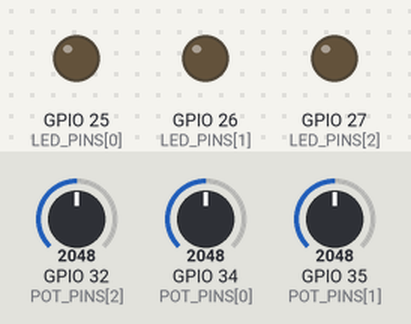
A sketch run on a simulated ESP32. On the bench: output pins drawn as LEDs (lit = HIGH). The test bench sets the inputs (shaded band); at power-on: GPIO 32 (POT_PINS[2]) = 2048, GPIO 34 (POT_PINS[0]) = 2048, GPIO 35 (POT_PINS[1]) = 2048. WiFi joins after 1.5 s; servers stay silent unless stated; uploads are accepted with an empty reply; what the sketch prints to the serial monitor is not drawn.

Above: at 0.0 s.
At 0.9 s:
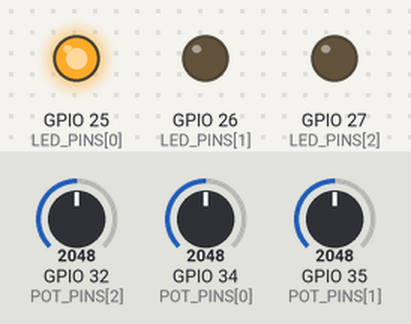
At 1.5 s:
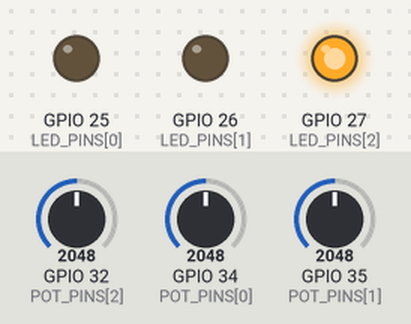
Timing chart, 0 to 3.1 s (numbered marks = the images above):
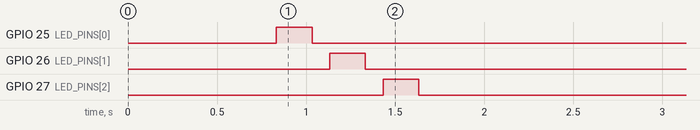

The sketch:

ecomonitor_esp32.ino
```cpp
/*
 * ============================================================
 * EcoMonitor IoT — ESP32 Firmware v2.0
 * ============================================================
 *
 * 3 potenciómetros simulan potencia de 3 máquinas industriales.
 * 3 LEDs son controlados remotamente desde el dashboard.
 *
 * Conexiones:
 *   GPIO34 (ADC) ── POT 1 (Máquina CNC A / br01) ── 3.3V / GND
 *   GPIO35 (ADC) ── POT 2 (Compresor B    / br02) ── 3.3V / GND
 *   GPIO32 (ADC) ── POT 3 (Panel Solar C  / br03) ── 3.3V / GND
 *   GPIO25       ── [220Ω] ── LED 1 ── GND
 *   GPIO26       ── [220Ω] ── LED 2 ── GND
 *   GPIO27       ── [220Ω] ── LED 3 ── GND
 *
 * Librerías (instalar desde Arduino Library Manager):
 *   - ArduinoJson  v7+  (Benoit Blanchon)
 *   - WiFi         (incluida con ESP32)
 *   - HTTPClient   (incluida con ESP32)
 *
 * ============================================================
 */

#include <WiFi.h>
#include <HTTPClient.h>
#include <ArduinoJson.h>

// ═══════════════════════════════════════════════════════════════
// CONFIGURACIÓN — Editar antes de subir al ESP32
// ═══════════════════════════════════════════════════════════════

const char* WIFI_SSID      = "TU_RED_WIFI";
const char* WIFI_PASSWORD  = "TU_CONTRASEÑA_WIFI";

// URL base del dashboard (sin barra final)
// Desarrollo con ngrok: "https://xxxx.ngrok-free.app"
// Vercel:               "https://tu-dashboard.vercel.app"
const char* DASHBOARD_URL  = "https://tu-dashboard.vercel.app";
const char* IOT_SECRET     = "ecomonitor-iot-secret";

// ═══════════════════════════════════════════════════════════════
// PINES
// ═══════════════════════════════════════════════════════════════

const int POT_PINS[3] = { 34, 35, 32 };
const int LED_PINS[3] = { 25, 26, 27 };
const char* BRANCH_IDS[3] = { "br01", "br02", "br03" };
const int NUM_MACHINES = 3;

// ═══════════════════════════════════════════════════════════════
// PARÁMETROS
// ═══════════════════════════════════════════════════════════════

const unsigned long SEND_INTERVAL    = 30000;  // 30 s — envío normal
const unsigned long CONTROL_INTERVAL = 5000;   // 5 s  — polling LEDs
const unsigned long SERIAL_INTERVAL  = 2000;   // 2 s  — log serial

const float MAX_POWER_KW    = 1.0;   // kW máximo por máquina
const float VOLTAGE_SIM     = 120.0; // Voltaje simulado (V)
const float POWER_FACTOR_SIM = 0.92; // Factor de potencia simulado

// ═══════════════════════════════════════════════════════════════
// BUFFER OFFLINE — guarda lecturas cuando no hay WiFi
// ═══════════════════════════════════════════════════════════════

// Capacidad: 48 entradas × 30 s = 24 minutos de datos offline
#define BUFFER_SIZE 48

struct MachineReading {
  float powerKw;
  float currentA;
};

struct BufferEntry {
  MachineReading machines[3]; // Una lectura por máquina
  unsigned long captureMillis; // millis() al momento de captura
  bool valid;
};

BufferEntry offlineBuffer[BUFFER_SIZE];
int bufferHead = 0;  // Próxima posición de escritura
int bufferCount = 0; // Entradas actualmente almacenadas

// ═══════════════════════════════════════════════════════════════
// ESTADO GLOBAL
// ═══════════════════════════════════════════════════════════════

unsigned long lastSendMs    = 0;
unsigned long lastControlMs = 0;
unsigned long lastSerialMs  = 0;

float currentPowerKw[3]  = { 0 };
float currentCurrentA[3] = { 0 };

bool wifiConnected = false;

// ═══════════════════════════════════════════════════════════════
// SETUP
// ═══════════════════════════════════════════════════════════════

void setup() {
  Serial.begin(115200);
  delay(800);

  Serial.println("\n╔═══════════════════════════════════════════╗");
  Serial.println("║   EcoMonitor IoT — ESP32 v2.0            ║");
  Serial.println("║   SmartFactory Energy Hub                ║");
  Serial.println("╚═══════════════════════════════════════════╝\n");

  // Inicializar pines LED
  for (int i = 0; i < NUM_MACHINES; i++) {
    pinMode(LED_PINS[i], OUTPUT);
    digitalWrite(LED_PINS[i], LOW);
  }

  // Inicializar buffer
  initBuffer();

  // Test secuencial de LEDs
  Serial.println("🔧 Test LEDs...");
  for (int i = 0; i < NUM_MACHINES; i++) {
    digitalWrite(LED_PINS[i], HIGH);
    delay(200);
    digitalWrite(LED_PINS[i], LOW);
    delay(100);
  }

  // Conectar WiFi
  connectWiFi();

  Serial.println("\n✅ Listo. Intervalo de envío: 30 segundos");
  Serial.printf("📡 Dashboard: %s\n", DASHBOARD_URL);
  Serial.printf("💾 Buffer offline: %d entradas (~%.0f min)\n",
                BUFFER_SIZE, (BUFFER_SIZE * SEND_INTERVAL / 1000.0) / 60.0);
  Serial.println("─────────────────────────────────────────────");
}

// ═══════════════════════════════════════════════════════════════
// LOOP
// ═══════════════════════════════════════════════════════════════

void loop() {
  unsigned long now = millis();

  // Reconectar WiFi si es necesario
  if (WiFi.status() != WL_CONNECTED) {
    wifiConnected = false;
    connectWiFi();
  }

  // Leer sensores (siempre)
  readPotentiometers();

  // Log serial
  if (now - lastSerialMs >= SERIAL_INTERVAL) {
    lastSerialMs = now;
    printStatus();
  }

  // Enviar datos (cada 30 segundos)
  if (now - lastSendMs >= SEND_INTERVAL || lastSendMs == 0) {
    lastSendMs = now;
    handleSendCycle();
  }

  // Polling LEDs (cada 5 segundos, solo si hay WiFi)
  if (wifiConnected && now - lastControlMs >= CONTROL_INTERVAL) {
    lastControlMs = now;
    checkLedControl();
  }

  delay(100);
}

// ═══════════════════════════════════════════════════════════════
// BUFFER CIRCULAR
// ═══════════════════════════════════════════════════════════════

void initBuffer() {
  for (int i = 0; i < BUFFER_SIZE; i++) {
    offlineBuffer[i].valid = false;
  }
  bufferHead  = 0;
  bufferCount = 0;
  Serial.printf("💾 Buffer inicializado: %d slots × 30s = %.0f min offline\n",
                BUFFER_SIZE, (BUFFER_SIZE * 30.0) / 60.0);
}

// Agregar la lectura actual al buffer
void pushToBuffer() {
  int idx = bufferHead % BUFFER_SIZE;
  offlineBuffer[idx].captureMillis = millis();
  for (int i = 0; i < NUM_MACHINES; i++) {
    offlineBuffer[idx].machines[i].powerKw  = currentPowerKw[i];
    offlineBuffer[idx].machines[i].currentA = currentCurrentA[i];
  }
  offlineBuffer[idx].valid = true;

  bufferHead = (bufferHead + 1) % BUFFER_SIZE;

  if (bufferCount < BUFFER_SIZE) {
    bufferCount++;
  }
  // Si bufferCount == BUFFER_SIZE, el buffer está lleno y sobreescribe la más antigua
}

// Enviar y vaciar el buffer completo
bool flushBuffer() {
  if (bufferCount == 0) return true;

  Serial.printf("📦 Vaciando buffer: %d lecturas pendientes...\n", bufferCount);

  unsigned long nowMs  = millis();
  int flushed = 0;
  int failed  = 0;

  // Calcular índice de la entrada más antigua
  int startIdx = (bufferHead - bufferCount + BUFFER_SIZE) % BUFFER_SIZE;

  for (int i = 0; i < bufferCount; i++) {
    int idx = (startIdx + i) % BUFFER_SIZE;
    if (!offlineBuffer[idx].valid) continue;

    // Calcular cuánto hace que se capturó (en segundos)
    unsigned long ageMs = nowMs - offlineBuffer[idx].captureMillis;

    // Construir payload con offset_seconds_ago para que el servidor
    // pueda reconstruir el timestamp histórico
    String payload = buildPayload(
      offlineBuffer[idx].machines,
      (long)(ageMs / 1000)   // segundos en el pasado
    );

    bool ok = postToServer(payload);
    if (ok) {
      offlineBuffer[idx].valid = false;
      flushed++;
      delay(200); // pausa entre peticiones para no saturar
    } else {
      failed++;
      // Mantener las entradas fallidas en el buffer (ya están ahí)
    }
  }

  if (failed == 0) {
    // Todo enviado — resetear buffer
    bufferCount = 0;
    bufferHead  = 0;
    Serial.printf("   ✅ Buffer vaciado: %d lecturas enviadas\n", flushed);
    return true;
  } else {
    // Actualizar conteo (solo quitan las enviadas)
    bufferCount = failed;
    Serial.printf("   ⚠️  Buffer parcial: %d enviadas, %d pendientes\n", flushed, failed);
    return false;
  }
}

// ═══════════════════════════════════════════════════════════════
// CICLO DE ENVÍO
// ═══════════════════════════════════════════════════════════════

void handleSendCycle() {
  if (!wifiConnected) {
    // Sin WiFi → guardar en buffer
    pushToBuffer();
    Serial.printf("📵 Sin WiFi — Guardado en buffer [%d/%d]\n", bufferCount, BUFFER_SIZE);
    return;
  }

  // Primero, vaciar el buffer si hay entradas pendientes
  if (bufferCount > 0) {
    flushBuffer();
  }

  // Luego enviar la lectura actual
  MachineReading current[3];
  for (int i = 0; i < NUM_MACHINES; i++) {
    current[i].powerKw  = currentPowerKw[i];
    current[i].currentA = currentCurrentA[i];
  }

  String payload = buildPayload(current, 0); // 0 = ahora mismo
  bool ok = postToServer(payload);

  if (!ok) {
    // Si falló, guardar en buffer para el próximo ciclo
    pushToBuffer();
    Serial.printf("   ⚠️  Guardado en buffer [%d/%d]\n", bufferCount, BUFFER_SIZE);
  }
}

// ═══════════════════════════════════════════════════════════════
// CONSTRUCCIÓN DEL PAYLOAD JSON
// ═══════════════════════════════════════════════════════════════

String buildPayload(MachineReading readings[3], long secondsAgo) {
  JsonDocument doc;
  doc["seconds_ago"] = secondsAgo; // El servidor usa esto para reconstruir el timestamp

  JsonArray arr = doc["machines"].to<JsonArray>();

  for (int i = 0; i < NUM_MACHINES; i++) {
    JsonObject m = arr.add<JsonObject>();
    m["branch_id"]    = BRANCH_IDS[i];
    m["power_kw"]     = roundToDecimal(readings[i].powerKw, 4);
    m["voltage_v"]    = VOLTAGE_SIM;
    m["current_a"]    = roundToDecimal(readings[i].currentA, 4);
    m["power_factor"] = POWER_FACTOR_SIM;
  }

  String out;
  serializeJson(doc, out);
  return out;
}

// ═══════════════════════════════════════════════════════════════
// ENVÍO HTTP
// ═══════════════════════════════════════════════════════════════

bool postToServer(const String& payload) {
  HTTPClient http;
  String url = String(DASHBOARD_URL) + "/api/iot/ingest";

  http.begin(url);
  http.addHeader("Content-Type", "application/json");
  http.addHeader("x-iot-secret", IOT_SECRET);
  http.setTimeout(8000); // 8 seg timeout

  int code = http.POST(payload);
  bool ok  = (code >= 200 && code < 300);

  if (ok) {
    Serial.printf("   ✅ HTTP %d → Datos enviados\n", code);
  } else {
    Serial.printf("   ❌ HTTP %d → %s\n", code,
                  code < 0 ? http.errorToString(code).c_str() : "Error del servidor");
  }

  http.end();
  return ok;
}

// ═══════════════════════════════════════════════════════════════
// LECTURA DE SENSORES
// ═══════════════════════════════════════════════════════════════

void readPotentiometers() {
  for (int i = 0; i < NUM_MACHINES; i++) {
    int raw = analogRead(POT_PINS[i]);
    currentPowerKw[i]  = (raw / 4095.0) * MAX_POWER_KW;
    currentCurrentA[i] = (currentPowerKw[i] * 1000.0) / VOLTAGE_SIM;
  }
}

// ═══════════════════════════════════════════════════════════════
// CONTROL DE LEDs
// ═══════════════════════════════════════════════════════════════

void checkLedControl() {
  HTTPClient http;

  for (int i = 0; i < NUM_MACHINES; i++) {
    String url = String(DASHBOARD_URL) + "/api/iot/control?device_id=" + BRANCH_IDS[i];
    http.begin(url);
    http.setTimeout(4000);

    int code = http.GET();
    if (code == 200) {
      String resp = http.getString();
      JsonDocument doc;
      if (!deserializeJson(doc, resp)) {
        bool on = doc["led_on"].as<bool>();
        digitalWrite(LED_PINS[i], on ? HIGH : LOW);
      }
    }
    http.end();
    delay(50);
  }
}

// ═══════════════════════════════════════════════════════════════
// WIFI
// ═══════════════════════════════════════════════════════════════

void connectWiFi() {
  if (WiFi.status() == WL_CONNECTED) {
    wifiConnected = true;
    return;
  }

  Serial.printf("📶 Conectando a \"%s\"", WIFI_SSID);
  WiFi.begin(WIFI_SSID, WIFI_PASSWORD);

  for (int i = 0; i < 20; i++) {
    if (WiFi.status() == WL_CONNECTED) break;
    delay(500);
    Serial.print(".");
  }
  Serial.println();

  if (WiFi.status() == WL_CONNECTED) {
    wifiConnected = true;
    Serial.printf("✅ WiFi OK — IP: %s\n", WiFi.localIP().toString().c_str());
  } else {
    wifiConnected = false;
    Serial.println("❌ Sin WiFi — datos se guardarán en buffer local");
  }
}

// ═══════════════════════════════════════════════════════════════
// UTILIDADES
// ═══════════════════════════════════════════════════════════════

float roundToDecimal(float val, int decimals) {
  float factor = powf(10.0f, decimals);
  return roundf(val * factor) / factor;
}

void printStatus() {
  unsigned long secsToSend = (SEND_INTERVAL - (millis() - lastSendMs)) / 1000;

  Serial.println("┌───────────────┬──────────┬──────────┬──────────┐");
  Serial.println("│    Máquina    │   kW     │  Amp     │  LED     │");
  Serial.println("├───────────────┼──────────┼──────────┼──────────┤");
  for (int i = 0; i < NUM_MACHINES; i++) {
    Serial.printf("│ %-13s │ %6.3f   │ %6.3f   │   %s     │\n",
                  BRANCH_IDS[i],
                  currentPowerKw[i],
                  currentCurrentA[i],
                  digitalRead(LED_PINS[i]) ? "🟢" : "⚫");
  }
  Serial.println("└───────────────┴──────────┴──────────┴──────────┘");
  Serial.printf("📶 WiFi: %s  |  💾 Buffer: %d/%d  |  ⏱ Envío en: %lus\n",
                wifiConnected ? "OK" : "OFFLINE",
                bufferCount, BUFFER_SIZE,
                secsToSend);
  Serial.println();
}
```
